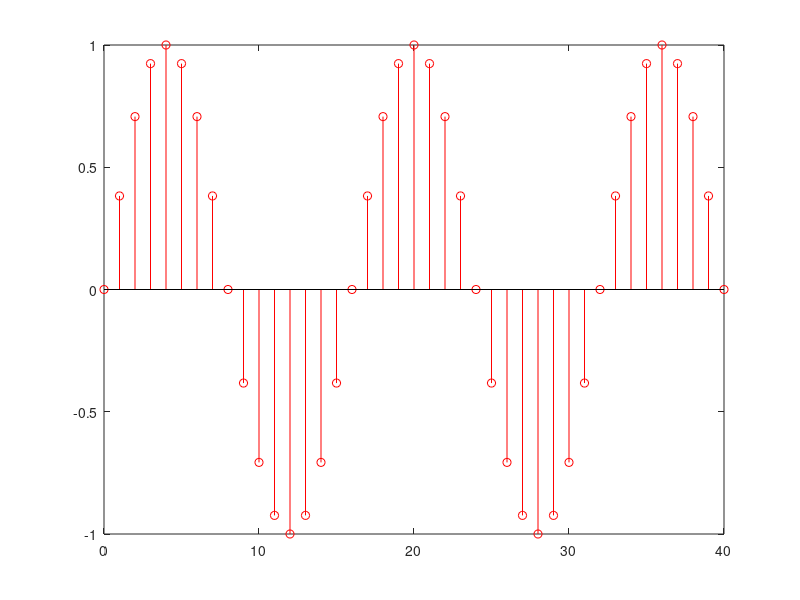
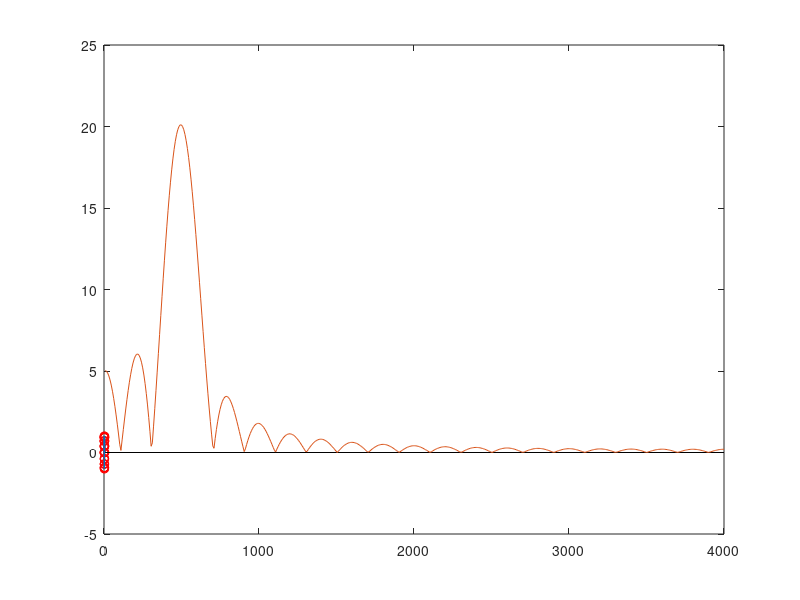

The MATLAB script that drew these images, in order:
t  = [ 0 : 1 : 40 ];           % Time Samples
f  = 500;                       % Input Signal Frequency
fs = 8000;                    % Sampling Frequency
x = sin(2*pi*f/fs*t);        % Generate Sine Wave  
figure(1);
stem(t,x,'r');                  % View the samples
figure(2);
stem(t*1/fs*1000,x,'r');  % View the samples
hold on;
plot(t*1/fs*1000,x);        % Plot Sine Wave
fftLength = 1024;  
sigLength = length(x);
win = rectwin(sigLength)'; 
y = fft(x.*win,fftLength);   
figLength = fftLength/2 + 1;  
plot([1:figLength]*fs/(2*figLength),abs(y(1:figLength))); 
%plot([1:figLength]*fs/(2*figLength),20*log10(abs(y(1:figLength)))); 
